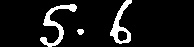
#> input picture text-image-processing/processed_image/horizontal_digit/section_2.png, 194 x 47 px, found by its file name
$ python extract_single_digit.py
#> lines starting #> are read from the running program, lines starting #| are printed output that depends on the picture; after the words box and inside, x2 and y2 are one past the last pixel; in counts of white or black regions, pixels touching at a corner belong together
import cv2
import os
import logging
import numpy as np

# Set up logging
logging.basicConfig(level=logging.WARNING)
logger = logging.getLogger(__name__)

# Load the image
image = cv2.imread('/Users/vansh/PycharmProjects/Text-Extractor/text-image-processing/processed_image/horizontal_digit/section_2.png')
#> image is the input picture: shape (47, 194, 3); min 0, max 255, mean 22.5

# Convert the image to grayscale
gray = cv2.cvtColor(image, cv2.COLOR_BGR2GRAY)

# Apply Gaussian blur to reduce noise
blurred = cv2.GaussianBlur(gray, (5, 5), 0)
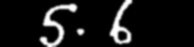
#> blurred: shape (47, 194); min 0, max 255, mean 22.6

# Find contours with a minimum contour area threshold
contours, _ = cv2.findContours(blurred, cv2.RETR_EXTERNAL, cv2.CHAIN_APPROX_SIMPLE)
#> contours = 4 contours, 1 with area under 20; largest, box (x1, y1, x2, y2) and area: (38, 0, 80, 47) 1148, (104, 0, 136, 47) 884, (72, 24, 88, 40) 182

# Initialize variables to keep track of the largest and second-largest contours and their sizes
largest_contour = None
second_largest_contour = None
largest_contour_area = 0
second_largest_contour_area = 0

# Set a minimum height and width threshold
min_height = 10
min_width = 10

# Iterate through all the contours
for contour in contours:
    # Calculate the bounding box for the contour
    x, y, w, h = cv2.boundingRect(contour)

    # Calculate the area of the bounding box (considering both height and width)
    bounding_box_area = w * h

    # Check if this bounding box area is larger than the current largest
    if bounding_box_area > largest_contour_area and h >= min_height and w >= min_width:
        second_largest_contour_area = largest_contour_area
        second_largest_contour = largest_contour

        largest_contour_area = bounding_box_area
        largest_contour = contour
    elif bounding_box_area > second_largest_contour_area and h >= min_height and w >= min_width:
        second_largest_contour_area = bounding_box_area
        second_largest_contour = contour
#> this loop made 4 passes
#> (x, y, w, h, bounding_box_area, second_largest_contour_area, largest_contour_area) on passes 2, 4: (104, 0, 32, 47, 1504, 256, 1504), (38, 0, 42, 47, 1974, 1504, 1974)
#> after the loop, largest_contour = contour of 83 points, box (x1, y1, x2, y2) (38, 0, 80, 47), area 1148; largest_contour_area = 1974; second_largest_contour = contour of 82 points, box (x1, y1, x2, y2) (104, 0, 136, 47), area 884; second_largest_contour_area = 1504

# Check if the second-largest contour exists
if second_largest_contour is not None:
    # Create a mask for the second-largest contour
    mask = np.zeros_like(image)
    cv2.drawContours(mask, [second_largest_contour], -1, (255, 255, 255), thickness=cv2.FILLED)
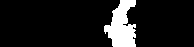
#> mask: shape (47, 194, 3); 10.7% white; 1 white region, box (x1, y1, x2, y2) and area: (104, 0, 136, 47) 972

    # Extract the region within the contour
    result_image = cv2.bitwise_and(image, mask)
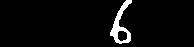
#> result_image: shape (47, 194, 3); min 0, max 255, mean 9.9

    # Define the output directory
    output_directory = '/Users/vansh/PycharmProjects/Text-Extractor/text-image-processing/single_digit_processed'

    # Check if the output directory exists; if not, create it
    if not os.path.exists(output_directory):
        os.makedirs(output_directory)

    # Save the image with the second-largest contour to the output directory
    output_path = os.path.join(output_directory, 'second_largest_contour_image.png')
    cv2.imwrite(output_path, result_image)

    # Log a success message
    logger.info(f'Second-largest contour image saved to: {output_path}')
else:
    # Log a warning for not finding a second-largest contour
    logger.warning('Second-largest contour not found or too small.')
